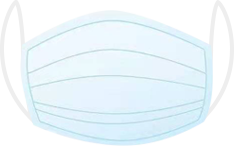
#> input picture data/mask.png, 234 x 146 px, found by its file name
$ python image_rotate.py
#> lines starting #> are read from the running program, lines starting #| are printed output that depends on the picture
# 이미지 회전

from PIL import Image

mask_image_path = 'data/mask.png'

mask_image = Image.open(mask_image_path)
#> mask_image is the input picture: PIL image 234x146 RGBA; mean R, G, B, A 154.9, 165.1, 170.2, 167.9

angle = 30
mask_image_rotate = mask_image.rotate(angle)
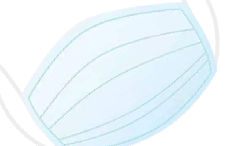
#> mask_image_rotate: PIL image 234x146 RGBA; mean R, G, B, A 144.7, 154.5, 159.4, 158.4; transparent parts drawn white
mask_image_rotate.show()
